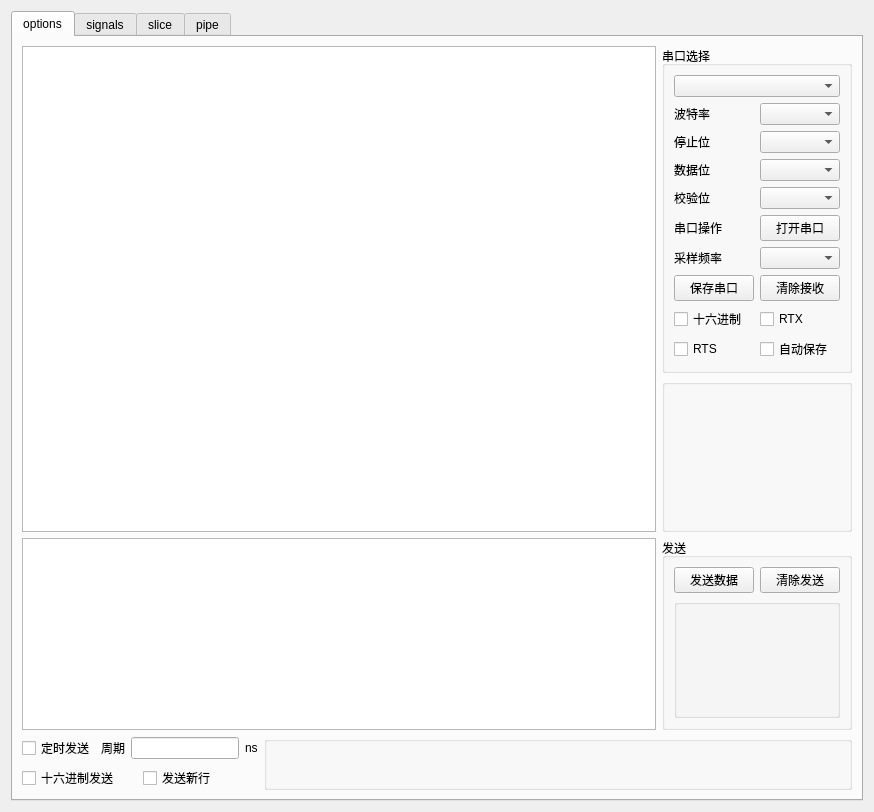
<?xml version="1.0" encoding="UTF-8"?>
<ui version="4.0">
 <class>Serial_Form</class>
 <widget class="QWidget" name="Serial_Form">
  <property name="geometry">
   <rect>
    <x>0</x>
    <y>0</y>
    <width>874</width>
    <height>812</height>
   </rect>
  </property>
  <property name="windowTitle">
   <string>Form</string>
  </property>
  <layout class="QHBoxLayout" name="horizontalLayout_16">
   <item>
    <widget class="QTabWidget" name="tabWidget">
     <property name="currentIndex">
      <number>0</number>
     </property>
     <property name="tabBarAutoHide">
      <bool>false</bool>
     </property>
     <widget class="QWidget" name="tab1">
      <attribute name="title">
       <string>options</string>
      </attribute>
      <layout class="QGridLayout" name="gridLayout_4">
       <item row="0" column="0">
        <layout class="QVBoxLayout" name="verticalLayout_12" stretch="1,0,0">
         <item>
          <layout class="QHBoxLayout" name="horizontalLayout_30" stretch="1,0">
           <item>
            <widget class="QTextEdit" name="textEdit_recv"/>
           </item>
           <item>
            <layout class="QVBoxLayout" name="verticalLayout_10" stretch="0,1">
             <item>
              <widget class="QGroupBox" name="groupBox_4">
               <property name="title">
                <string>串口选择</string>
               </property>
               <layout class="QHBoxLayout" name="horizontalLayout_17">
                <item>
                 <layout class="QVBoxLayout" name="verticalLayout">
                  <item>
                   <widget class="QComboBox" name="comboBox_com"/>
                  </item>
                  <item>
                   <layout class="QHBoxLayout" name="horizontalLayout">
                    <item>
                     <widget class="QLabel" name="com_baud">
                      <property name="text">
                       <string>波特率</string>
                      </property>
                     </widget>
                    </item>
                    <item>
                     <widget class="QComboBox" name="comboBox_baud"/>
                    </item>
                   </layout>
                  </item>
                  <item>
                   <layout class="QHBoxLayout" name="horizontalLayout_2">
                    <item>
                     <widget class="QLabel" name="com_stop">
                      <property name="text">
                       <string>停止位</string>
                      </property>
                     </widget>
                    </item>
                    <item>
                     <widget class="QComboBox" name="comboBox_stop"/>
                    </item>
                   </layout>
                  </item>
                  <item>
                   <layout class="QHBoxLayout" name="horizontalLayout_3">
                    <item>
                     <widget class="QLabel" name="com_data">
                      <property name="text">
                       <string>数据位</string>
                      </property>
                     </widget>
                    </item>
                    <item>
                     <widget class="QComboBox" name="comboBox_data"/>
                    </item>
                   </layout>
                  </item>
                  <item>
                   <layout class="QHBoxLayout" name="horizontalLayout_47">
                    <item>
                     <widget class="QLabel" name="com_check">
                      <property name="text">
                       <string>校验位</string>
                      </property>
                     </widget>
                    </item>
                    <item>
                     <widget class="QComboBox" name="comboBox_check"/>
                    </item>
                   </layout>
                  </item>
                  <item>
                   <layout class="QHBoxLayout" name="horizontalLayout_4">
                    <item>
                     <widget class="QLabel" name="serial_operation">
                      <property name="text">
                       <string>串口操作</string>
                      </property>
                     </widget>
                    </item>
                    <item>
                     <widget class="QPushButton" name="btn_open_serial">
                      <property name="text">
                       <string>打开串口</string>
                      </property>
                     </widget>
                    </item>
                   </layout>
                  </item>
                  <item>
                   <layout class="QHBoxLayout" name="horizontalLayout_29">
                    <item>
                     <widget class="QLabel" name="com_freq">
                      <property name="text">
                       <string>采样频率</string>
                      </property>
                     </widget>
                    </item>
                    <item>
                     <widget class="QComboBox" name="comboBox_freq"/>
                    </item>
                   </layout>
                  </item>
                  <item>
                   <layout class="QHBoxLayout" name="horizontalLayout_5">
                    <item>
                     <widget class="QPushButton" name="btn_save">
                      <property name="text">
                       <string>保存串口</string>
                      </property>
                     </widget>
                    </item>
                    <item>
                     <widget class="QPushButton" name="btn_clear">
                      <property name="text">
                       <string>清除接收</string>
                      </property>
                     </widget>
                    </item>
                   </layout>
                  </item>
                  <item>
                   <layout class="QHBoxLayout" name="horizontalLayout_6">
                    <item>
                     <widget class="QCheckBox" name="checkBox_hex">
                      <property name="text">
                       <string>十六进制</string>
                      </property>
                     </widget>
                    </item>
                    <item>
                     <widget class="QCheckBox" name="checkBox_rtx">
                      <property name="text">
                       <string>RTX</string>
                      </property>
                     </widget>
                    </item>
                   </layout>
                  </item>
                  <item>
                   <layout class="QHBoxLayout" name="horizontalLayout_7">
                    <item>
                     <widget class="QCheckBox" name="checkBox_rts">
                      <property name="text">
                       <string>RTS</string>
                      </property>
                     </widget>
                    </item>
                    <item>
                     <widget class="QCheckBox" name="checkBox_autosave">
                      <property name="text">
                       <string>自动保存</string>
                      </property>
                     </widget>
                    </item>
                   </layout>
                  </item>
                 </layout>
                </item>
               </layout>
              </widget>
             </item>
             <item>
              <widget class="QGroupBox" name="groupBox_5">
               <property name="title">
                <string/>
               </property>
              </widget>
             </item>
            </layout>
           </item>
          </layout>
         </item>
         <item>
          <layout class="QHBoxLayout" name="horizontalLayout_27" stretch="1,0">
           <item>
            <widget class="QTextEdit" name="textEdit_send"/>
           </item>
           <item>
            <widget class="QGroupBox" name="groupBox_6">
             <property name="title">
              <string>发送</string>
             </property>
             <layout class="QGridLayout" name="gridLayout_3">
              <item row="0" column="0">
               <layout class="QVBoxLayout" name="verticalLayout_11" stretch="0,1">
                <item>
                 <layout class="QHBoxLayout" name="horizontalLayout_10">
                  <item>
                   <widget class="QPushButton" name="btn_send">
                    <property name="text">
                     <string>发送数据</string>
                    </property>
                   </widget>
                  </item>
                  <item>
                   <widget class="QPushButton" name="btn_send_clear">
                    <property name="text">
                     <string>清除发送</string>
                    </property>
                   </widget>
                  </item>
                 </layout>
                </item>
                <item>
                 <widget class="QGroupBox" name="groupBox_7">
                  <property name="title">
                   <string/>
                  </property>
                 </widget>
                </item>
               </layout>
              </item>
             </layout>
            </widget>
           </item>
          </layout>
         </item>
         <item>
          <layout class="QHBoxLayout" name="horizontalLayout_28" stretch="0,1">
           <item>
            <layout class="QVBoxLayout" name="verticalLayout_9">
             <item>
              <layout class="QHBoxLayout" name="horizontalLayout_9" stretch="1,0">
               <item>
                <widget class="QCheckBox" name="checkBox_send_time">
                 <property name="text">
                  <string>定时发送</string>
                 </property>
                </widget>
               </item>
               <item>
                <layout class="QHBoxLayout" name="horizontalLayout_8">
                 <item>
                  <widget class="QLabel" name="period">
                   <property name="text">
                    <string>周期</string>
                   </property>
                  </widget>
                 </item>
                 <item>
                  <widget class="QLineEdit" name="LineEdit_period"/>
                 </item>
                 <item>
                  <widget class="QLabel" name="ns">
                   <property name="text">
                    <string>ns</string>
                   </property>
                  </widget>
                 </item>
                </layout>
               </item>
              </layout>
             </item>
             <item>
              <layout class="QHBoxLayout" name="horizontalLayout_11">
               <item>
                <widget class="QCheckBox" name="checkBox_send_hex">
                 <property name="text">
                  <string>十六进制发送</string>
                 </property>
                </widget>
               </item>
               <item>
                <widget class="QCheckBox" name="checkBox_send_newline">
                 <property name="text">
                  <string>发送新行</string>
                 </property>
                </widget>
               </item>
              </layout>
             </item>
            </layout>
           </item>
           <item>
            <widget class="QGroupBox" name="groupBox_3">
             <property name="title">
              <string/>
             </property>
            </widget>
           </item>
          </layout>
         </item>
        </layout>
       </item>
      </layout>
     </widget>
     <widget class="QWidget" name="tab2">
      <attribute name="title">
       <string>signals</string>
      </attribute>
      <layout class="QGridLayout" name="gridLayout">
       <item row="0" column="0">
        <layout class="QHBoxLayout" name="horizontalLayout_19" stretch="3,0">
         <item>
          <layout class="QVBoxLayout" name="verticalLayout_2" stretch="9,0">
           <item>
            <widget class="QGroupBox" name="groupBox_signals">
             <property name="title">
              <string>GroupBox</string>
             </property>
            </widget>
           </item>
           <item>
            <layout class="QHBoxLayout" name="horizontalLayout_18" stretch="0,0">
             <item>
              <layout class="QHBoxLayout" name="horizontalLayout_36">
               <item>
                <widget class="QLabel" name="label_14">
                 <property name="text">
                  <string>持气率</string>
                 </property>
                </widget>
               </item>
               <item>
                <widget class="QLineEdit" name="lineEdit_gasratio_signals"/>
               </item>
              </layout>
             </item>
             <item>
              <layout class="QHBoxLayout" name="horizontalLayout_44">
               <item>
                <widget class="QPushButton" name="btn_save_picture">
                 <property name="text">
                  <string>保存图片</string>
                 </property>
                </widget>
               </item>
               <item>
                <widget class="QPushButton" name="btn_clear_picture">
                 <property name="text">
                  <string>清除图片</string>
                 </property>
                </widget>
               </item>
              </layout>
             </item>
            </layout>
           </item>
          </layout>
         </item>
         <item>
          <layout class="QVBoxLayout" name="verticalLayout_3">
           <item>
            <layout class="QHBoxLayout" name="horizontalLayout_12">
             <item>
              <widget class="QLabel" name="label">
               <property name="text">
                <string>通道1</string>
               </property>
              </widget>
             </item>
             <item>
              <widget class="QLineEdit" name="lineEdit_channel_1"/>
             </item>
            </layout>
           </item>
           <item>
            <layout class="QHBoxLayout" name="horizontalLayout_13">
             <item>
              <widget class="QLabel" name="label_2">
               <property name="text">
                <string>通道2</string>
               </property>
              </widget>
             </item>
             <item>
              <widget class="QLineEdit" name="lineEdit_channel_2"/>
             </item>
            </layout>
           </item>
           <item>
            <layout class="QHBoxLayout" name="horizontalLayout_14">
             <item>
              <widget class="QLabel" name="label_3">
               <property name="text">
                <string>通道3</string>
               </property>
              </widget>
             </item>
             <item>
              <widget class="QLineEdit" name="lineEdit_channel_3"/>
             </item>
            </layout>
           </item>
           <item>
            <layout class="QHBoxLayout" name="horizontalLayout_15">
             <item>
              <widget class="QLabel" name="label_4">
               <property name="text">
                <string>通道4</string>
               </property>
              </widget>
             </item>
             <item>
              <widget class="QLineEdit" name="lineEdit_channel_4"/>
             </item>
            </layout>
           </item>
           <item>
            <layout class="QHBoxLayout" name="horizontalLayout_31">
             <item>
              <widget class="QLabel" name="label_9">
               <property name="text">
                <string>通道5</string>
               </property>
              </widget>
             </item>
             <item>
              <widget class="QLineEdit" name="lineEdit_channel_5"/>
             </item>
            </layout>
           </item>
           <item>
            <layout class="QHBoxLayout" name="horizontalLayout_32">
             <item>
              <widget class="QLabel" name="label_10">
               <property name="text">
                <string>通道6</string>
               </property>
              </widget>
             </item>
             <item>
              <widget class="QLineEdit" name="lineEdit_channel_6"/>
             </item>
            </layout>
           </item>
           <item>
            <layout class="QHBoxLayout" name="horizontalLayout_33">
             <item>
              <widget class="QLabel" name="label_11">
               <property name="text">
                <string>通道7</string>
               </property>
              </widget>
             </item>
             <item>
              <widget class="QLineEdit" name="lineEdit_channel_7"/>
             </item>
            </layout>
           </item>
           <item>
            <layout class="QHBoxLayout" name="horizontalLayout_34">
             <item>
              <widget class="QLabel" name="label_12">
               <property name="text">
                <string>通道8</string>
               </property>
              </widget>
             </item>
             <item>
              <widget class="QLineEdit" name="lineEdit_channel_8"/>
             </item>
            </layout>
           </item>
           <item>
            <layout class="QHBoxLayout" name="horizontalLayout_35">
             <item>
              <widget class="QLabel" name="label_13">
               <property name="text">
                <string>通道9</string>
               </property>
              </widget>
             </item>
             <item>
              <widget class="QLineEdit" name="lineEdit_channel_9"/>
             </item>
            </layout>
           </item>
           <item>
            <layout class="QHBoxLayout" name="horizontalLayout_37">
             <item>
              <widget class="QLabel" name="label_15">
               <property name="text">
                <string>通道10</string>
               </property>
              </widget>
             </item>
             <item>
              <widget class="QLineEdit" name="lineEdit_channel_10"/>
             </item>
            </layout>
           </item>
           <item>
            <layout class="QHBoxLayout" name="horizontalLayout_38">
             <item>
              <widget class="QLabel" name="label_16">
               <property name="text">
                <string>通道11</string>
               </property>
              </widget>
             </item>
             <item>
              <widget class="QLineEdit" name="lineEdit_channel_11"/>
             </item>
            </layout>
           </item>
           <item>
            <layout class="QHBoxLayout" name="horizontalLayout_42">
             <item>
              <widget class="QLabel" name="label_20">
               <property name="text">
                <string>通道12</string>
               </property>
              </widget>
             </item>
             <item>
              <widget class="QLineEdit" name="lineEdit_channel_12"/>
             </item>
            </layout>
           </item>
           <item>
            <layout class="QHBoxLayout" name="horizontalLayout_40">
             <item>
              <widget class="QLabel" name="label_18">
               <property name="text">
                <string>通道13</string>
               </property>
              </widget>
             </item>
             <item>
              <widget class="QLineEdit" name="lineEdit_channel_13"/>
             </item>
            </layout>
           </item>
           <item>
            <layout class="QHBoxLayout" name="horizontalLayout_39">
             <item>
              <widget class="QLabel" name="label_17">
               <property name="text">
                <string>通道14</string>
               </property>
              </widget>
             </item>
             <item>
              <widget class="QLineEdit" name="lineEdit_channel_14"/>
             </item>
            </layout>
           </item>
           <item>
            <layout class="QHBoxLayout" name="horizontalLayout_41">
             <item>
              <widget class="QLabel" name="label_19">
               <property name="text">
                <string>通道15</string>
               </property>
              </widget>
             </item>
             <item>
              <widget class="QLineEdit" name="lineEdit_channel_15"/>
             </item>
            </layout>
           </item>
           <item>
            <layout class="QHBoxLayout" name="horizontalLayout_43">
             <item>
              <widget class="QLabel" name="label_21">
               <property name="text">
                <string>通道16</string>
               </property>
              </widget>
             </item>
             <item>
              <widget class="QLineEdit" name="lineEdit_channel_16"/>
             </item>
            </layout>
           </item>
          </layout>
         </item>
        </layout>
       </item>
      </layout>
     </widget>
     <widget class="QWidget" name="tab3">
      <attribute name="title">
       <string>slice</string>
      </attribute>
      <layout class="QGridLayout" name="gridLayout_2">
       <item row="0" column="0">
        <layout class="QHBoxLayout" name="horizontalLayout_20" stretch="1,0">
         <item>
          <widget class="QGroupBox" name="groupBox_slice">
           <property name="title">
            <string>GroupBox</string>
           </property>
          </widget>
         </item>
         <item>
          <layout class="QVBoxLayout" name="verticalLayout_6" stretch="0,1,0">
           <item>
            <layout class="QHBoxLayout" name="horizontalLayout_45">
             <item>
              <widget class="QLabel" name="label_22">
               <property name="text">
                <string>持气率</string>
               </property>
              </widget>
             </item>
             <item>
              <widget class="QLineEdit" name="lineEdit_gasratio_slice"/>
             </item>
            </layout>
           </item>
           <item>
            <widget class="QGroupBox" name="groupBox">
             <property name="title">
              <string/>
             </property>
            </widget>
           </item>
           <item>
            <layout class="QVBoxLayout" name="verticalLayout_5">
             <item>
              <widget class="QPushButton" name="pushButton_7">
               <property name="text">
                <string>保存图片</string>
               </property>
              </widget>
             </item>
             <item>
              <widget class="QPushButton" name="pushButton_8">
               <property name="text">
                <string>清除图片</string>
               </property>
              </widget>
             </item>
            </layout>
           </item>
          </layout>
         </item>
        </layout>
       </item>
      </layout>
     </widget>
     <widget class="QWidget" name="tab4">
      <attribute name="title">
       <string>pipe</string>
      </attribute>
      <layout class="QHBoxLayout" name="horizontalLayout_26">
       <item>
        <layout class="QHBoxLayout" name="horizontalLayout_25" stretch="1,0">
         <item>
          <widget class="QGroupBox" name="groupBox_pipe">
           <property name="title">
            <string>GroupBox</string>
           </property>
          </widget>
         </item>
         <item>
          <layout class="QVBoxLayout" name="verticalLayout_8" stretch="0,1,0">
           <item>
            <layout class="QHBoxLayout" name="horizontalLayout_49">
             <item>
              <widget class="QLabel" name="label_23">
               <property name="text">
                <string>持气率</string>
               </property>
              </widget>
             </item>
             <item>
              <widget class="QLineEdit" name="lineEdit_gasratio_pipe"/>
             </item>
            </layout>
           </item>
           <item>
            <widget class="QGroupBox" name="groupBox_2">
             <property name="title">
              <string/>
             </property>
            </widget>
           </item>
           <item>
            <layout class="QVBoxLayout" name="verticalLayout_7">
             <item>
              <widget class="QPushButton" name="pushButton_9">
               <property name="text">
                <string>保存图片</string>
               </property>
              </widget>
             </item>
             <item>
              <widget class="QPushButton" name="pushButton_10">
               <property name="text">
                <string>清除图片</string>
               </property>
              </widget>
             </item>
            </layout>
           </item>
          </layout>
         </item>
        </layout>
       </item>
      </layout>
     </widget>
    </widget>
   </item>
  </layout>
 </widget>
 <resources/>
 <connections/>
</ui>
